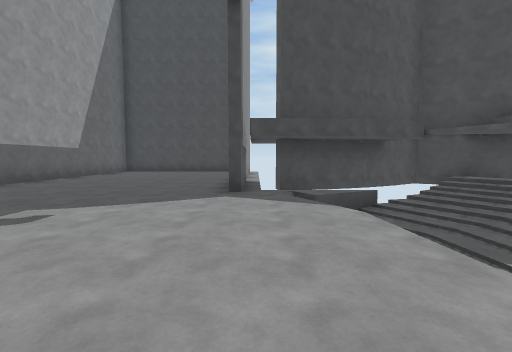
View 1 (above)

12 first-person views from a walk through a 3-D level made in the Unity game engine. The camera is 1.3 m above the floor, tilts 4° down and sees 90° across. The floor is counted in squares, 2 m on a side. Each view is taken from the middle of a square. On the plan, view 1 faces up. The plan holds only what a view shows up to about 9 squares ahead; the rest is blank.

View 2
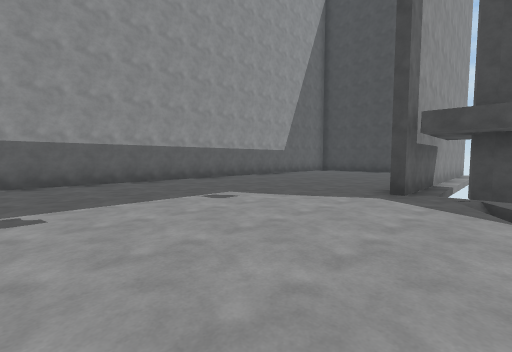

View 3
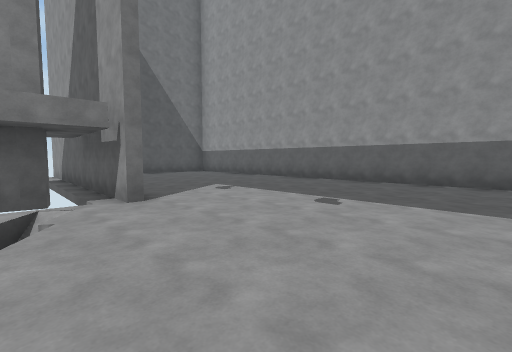

View 4
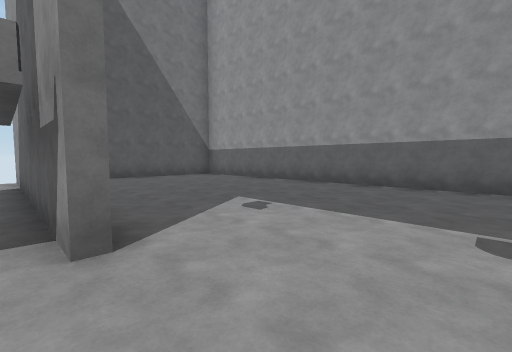

View 5
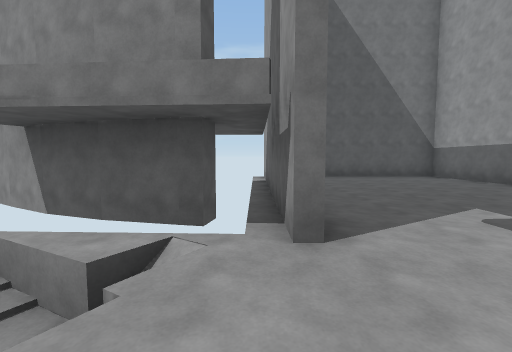

View 6
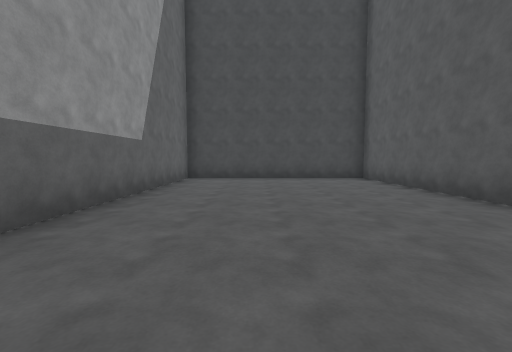

View 7
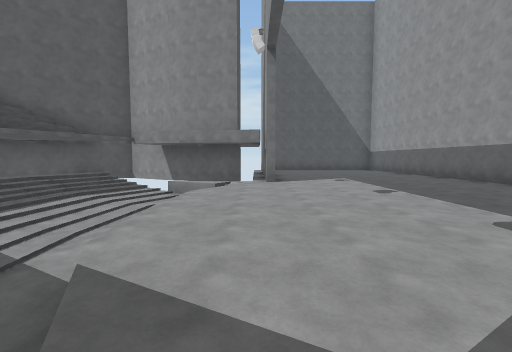

View 8
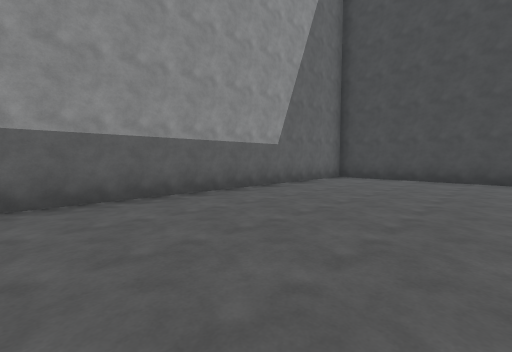

View 9
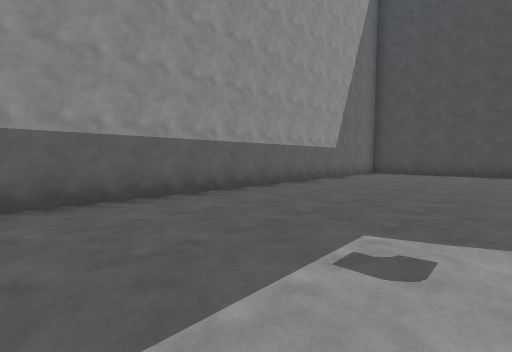

View 10
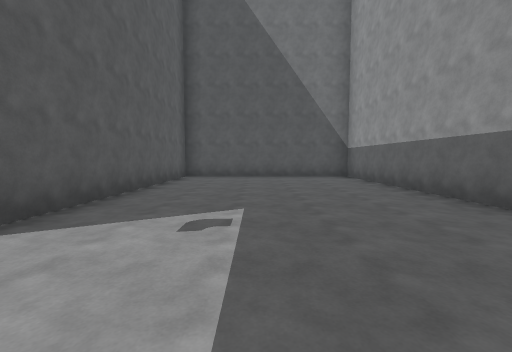

View 11
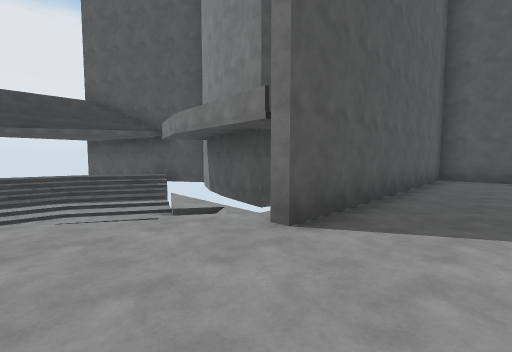

View 12
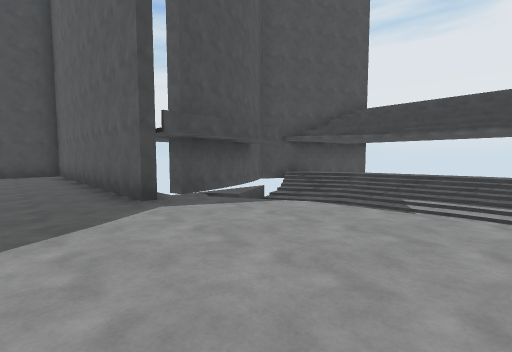

### Floor plan
Key: @ floor where view 1 was taken; # wall or solid block; . main floor; - floor 0.75 m lower than the main floor; = window, fence, low wall or low ledge; v drop or lower ground.
Columns run from 7 left of view 1 to 3 right of it. Each row starts with its distance up from view 1.
 13 #######
 12 #.....#
 11 #.....#.
 10 #.....#.
  9 #.....#.
  8 #.....#.
  7 #.....#.
  6 #.....#.###
  5 #.....#..#
  4 #.......=#-
  3 #........v-
  2 #........v-
  1 #........v-
  0 #......@.v-
 -1 #.......=#-
 -2 #.....##.#=
 -3 #.....#.###
 -4 #.....#.
 -5 #.....#.
 -6 #.....#.
 -7 #.....#.
 -8 #.....#.
 -9 #######

Positions as (right, up) in squares from view 1, and headings:
1: (0, 0), facing up
2: (1, 0), facing up-left
3: (1, 2), facing down-left
4: (0, 0), facing down-left
5: (0, 0), facing down
6: (-4, 4), facing up
7: (0, 5), facing down
8: (-2, 4), facing up-left
9: (-2, 1), facing up-left
10: (-3, 0), facing down
11: (-2, 0), facing down-right
12: (-2, 1), facing up-right
